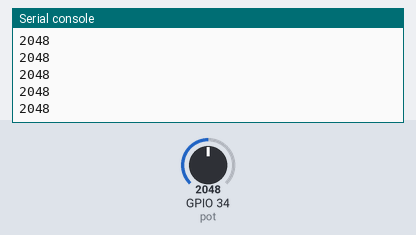
Simulated run of this program. Board: ESP32 board running MicroPython. Shown: the last lines printed to the serial console. The test bench sets the inputs (shaded band); at power-on: GPIO 34 (pot) = 2048 (analog values on the 0–4095 scale).

Above: at 1.2 s.
1.3 s: GPIO 34 (pot) set to 2866
At 1.31 s:
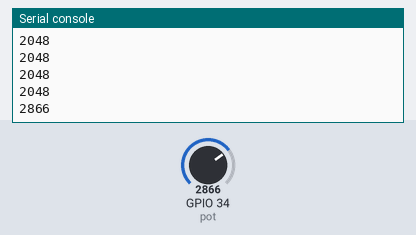
2.8 s: GPIO 34 (pot) set to 3603
At 2.81 s:
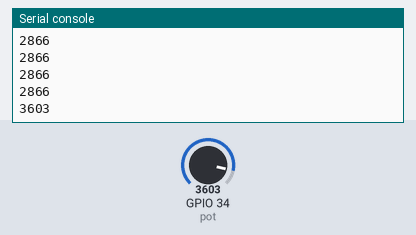
Timing chart, 0 to 5.8 s (numbered marks = the images above; inputs shaded):
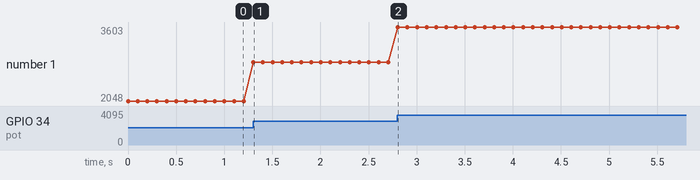

The program:

AnalogReadSerial.py
```python
"""
  AnalogReadSerial

  Reads an analog input on GPIO 34, prints the result to the Serial Monitor.
  Attach the center pin of a potentiometer to GPIO 34, and the outside pins to +3.3V and ground.
"""

from machine import Pin, ADC
from time import sleep

pot = ADC(Pin(34))
#read voltage in full range
pot.atten(ADC.ATTN_11DB)

while True:
    pot_value = pot.read()
    print(pot_value)
    sleep(0.1)
```

Measured:
- after the input at 1.3 s, the serial console: prints a new line at once (image 1)
- after the input at 2.8 s, the serial console: prints a new line at once (image 2)
- plotted number 1: 2048 → 2866 after the input at 1.3 s, 2866 → 3603 after the input at 2.8 s
